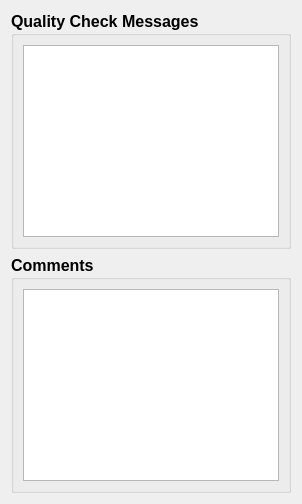
          <widget class="QWidget" name="tab_compass_2_messages">
           <attribute name="title">
            <string>Messages</string>
           </attribute>
           <layout class="QGridLayout" name="gridLayout_15">
            <item row="0" column="0">
             <layout class="QVBoxLayout" name="verticalLayout_8">
              <item>
               <widget class="QGroupBox" name="box_compass_messages">
                <property name="font">
                 <font>
                  <pointsize>12</pointsize>
                  <weight>75</weight>
                  <bold>true</bold>
                 </font>
                </property>
                <property name="title">
                 <string>Quality Check Messages</string>
                </property>
                <layout class="QHBoxLayout" name="horizontalLayout_12">
                 <item>
                  <widget class="QTableWidget" name="table_compass_messages">
                   <property name="font">
                    <font>
                     <pointsize>12</pointsize>
                    </font>
                   </property>
                  </widget>
                 </item>
                </layout>
               </widget>
              </item>
              <item>
               <widget class="QGroupBox" name="box_compass_comments">
                <property name="font">
                 <font>
                  <pointsize>12</pointsize>
                  <weight>75</weight>
                  <bold>true</bold>
                 </font>
                </property>
                <property name="title">
                 <string>Comments</string>
                </property>
                <layout class="QHBoxLayout" name="horizontalLayout_13">
                 <item>
                  <widget class="QPlainTextEdit" name="display_compass_comments">
                   <property name="font">
                    <font>
                     <pointsize>12</pointsize>
                     <weight>50</weight>
                     <bold>false</bold>
                    </font>
                   </property>
                   <property name="readOnly">
                    <bool>true</bool>
                   </property>
                  </widget>
                 </item>
                </layout>
               </widget>
              </item>
             </layout>
            </item>
           </layout>
          </widget>
